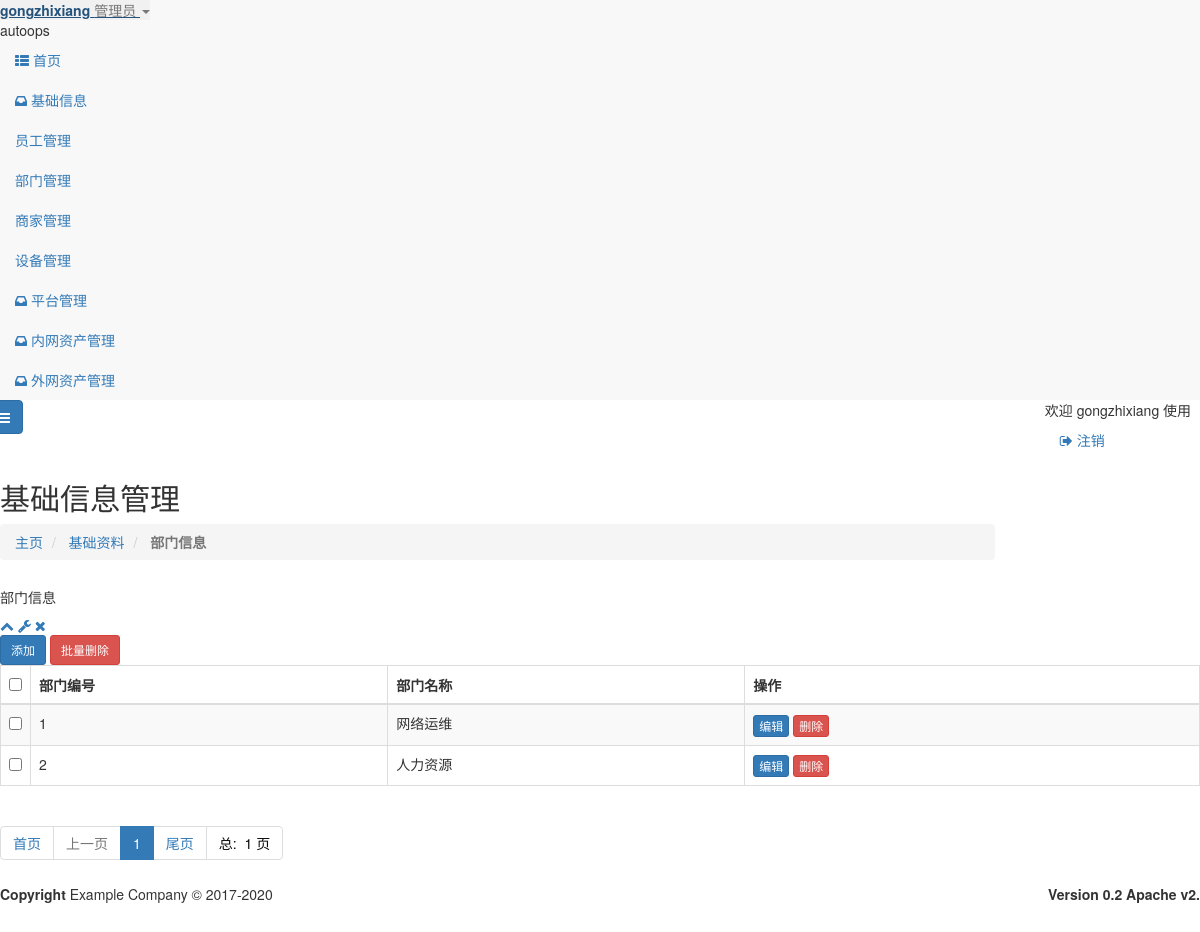
The page /base_info/department.html (signed in) on the database its author committed.
### base_info/models.py (models this page shows, shortened)
class department(models.Model):
    id = models.IntegerField(primary_key=True, blank=False, verbose_name='部门编号')
    name = models.CharField(max_length=16, blank=False, verbose_name='部门名称')
    class Meta:
        db_table = "department"
        verbose_name = "部门信息"
        verbose_name_plural = '部门信息'

### base_info/views.py (the view)
# urls.py: path('department.html', views.PartList.as_view(), name='part_list'),
class PartList(LoginRequiredMixin, ListView):
    model = department
    template_name = 'base_info/department/department.html'
    context_object_name = "part_list"
    paginate_by = settings.DISPLAY_PER_PAGE
    ordering = ("id")
    def get_context_data(self, *, object_list=None, **kwargs):
        search_data = self.request.GET.copy()
        print(search_data)
        try:
            search_data.pop("page")
        except BaseException as e:
            pass
        print(search_data.dict())
        print(search_data.urlencode())
        context = {
            "search_data": search_data.urlencode(),
            "base_info_class": 'active',
        }
        kwargs.update(context)
        return super().get_context_data(**kwargs)
    def get_queryset(self):
        if self.request.GET.get('name'):
            query = self.request.GET.get('name', None)
            queryset =super().get_queryset().filter(Q(name=query) | Q(id=query) |Q(part=query)).order_by('-id')
        else:
            queryset = super().get_queryset()
        return queryset

### templates/base_info/department/department.html (shortened to what this page needs)
{% extends "base.html" %}
{% load  static %}
{% block page-content %}
    <div class="row wrapper border-bottom white-bg page-heading ">
        <div class="col-lg-10">
            <h2>基础信息管理</h2>
            <ol class="breadcrumb">
                <li>
                    <a href="{% url "index" %}">主页</a>
                </li>
                <li>
                    <a>基础资料</a>
                </li>
                <li class="active">
                    <strong>部门信息</strong>
                </li>
            </ol>
        </div>
        <div class="col-lg-2" id="split-left">
        </div>
    </div>
    <div class="wrapper wrapper-content animated fadeInRight">
        <div class="row">
            <div class="col-lg-11" id="split-right"     style="width: 100%" >
                <div class="ibox float-e-margins">
                    <div class="ibox-title">
                        <h5>部门信息</h5>
                        <div class="ibox-tools">
                            <a class="collapse-link">
                                <i class="fa fa-chevron-up"></i>
                            </a>
                            <a class="dropdown-toggle" data-toggle="dropdown" href="#">
                                <i class="fa fa-wrench"></i>
                            </a>
                            <a class="close-link">
                                <i class="fa fa-times"></i>
                            </a>
                        </div>
                    </div>
                    <div class="ibox-content">
                        <div class="table-responsive">
                                <a href="{% url  'base_info:part_add' %}" class=" btn btn-sm btn-primary ">
                                    添加</a>
                                <a class="btn btn-sm btn-danger  cmdb_all_del"
                                >批量删除
                                </a>
                            <form id="del_form_cmdb_all" class="form-horizontal  "
                                  action="{% url "cmdb:cmdb_export" %}" method="post">
                                <table class="table table-striped table-bordered table-hover dataTables-cmdb">
                                    <thead>
                                    <tr>
                                        <th width="20"><input type="checkbox" id="CheckedAll"></th>
                                        <th>部门编号</th>
                                        <th>部门名称</th>
                                        <th>操作</th>
                                    </tr>
                                    </thead>
                                    <tbody>
                                    {% for   row   in   part_list %}
                                        <tr class="gradeA" id="{{ row.id }}">
                                            <td><input type="checkbox" value="{{ row.id }}" name="id"></td>
                                            <td class="center">{{ row.id }}</td>
                                            <td class="center">{{ row.name }}</td>
                                            <td><a class="btn btn-primary  btn-xs "
                                                   href="{% url "base_info:part_update" pk=row.id %}">编辑</a>
                                                <a class="btn btn-danger  btn-xs  person_del">删除</a>
                                            </td>
                                        </tr>
                                    {% endfor %}
                                    </tbody>
                                </table>
                                <div>
                                    <ul class="pagination">
                                        <li><a href="{% url "base_info:part_list" %}?page=1">首页 </a></li>
                                        {% if  page_obj.has_previous %}
                                            <li>
                                                <a href="{% url "base_info:part_list" %}?page={{ page_obj.previous_page_number }}&{{ search_data }}">
                                                    上一页 </a></li>
                                        {% else %}
                                            <li class="disabled"><a> 上一页 </a></li>
                                        {% endif %}
                                        {% for p in paginator.page_range %}
                                            {% if  search_data %}
                                                {% if p == page_obj.number %}
                                                    <li class="active"><a
                                                            href="{% url "base_info:part_list" %}?page={{ p }}&{{ search_data }}"> {{ p }} </a>
                                                    </li>
                                                {% else %}
                                                    <li>
                                                        <a href="{% url "base_info:part_list" %}?page={{ p }}&{{ search_data }}"> {{ p }} </a>
                                                    </li>
                                                {% endif %}
                                            {% else %}
                                                {% if p == page_obj.number %}
                                                    <li class="active"><a
                                                            href="{% url "base_info:part_list" %}?page={{ p }}"> {{ p }} </a>
                                                    </li>
                                                {% else %}
                                                    <li>
                                                        <a href="{% url "base_info:part_list" %}?page={{ p }}"> {{ p }} </a>
                                                    </li>
                                                {% endif %}
                                            {% endif %}
                                        {% endfor %}
                                        <li>
                                            <a href="{% url "base_info:part_list" %}?page={{ page_obj.paginator.num_pages }}">尾页 </a>
                                        </li>
                                        <li><span
                                                style="color: #0a0a0a">总: &nbsp;{{ page_obj.paginator.num_pages }} 页 </span>
                                        </li>
                                    </ul>
                                </div>
                            </form>
                        </div>
                    </div>
                </div>
            </div>
        </div>
    </div>
{% endblock %}

### templates/_nav.html (shortened to what this page needs)
<nav class="navbar-default navbar-static-side  " role="navigation">
    <div class="sidebar-collapse">
        <ul class="nav metismenu" id="side-menu">
            <li class="nav-header">
                <div class="dropdown profile-element">
                    <a data-toggle="dropdown" class="dropdown-toggle" href="#">
                            <span class="clear"> <span class="block m-t-xs"> <strong
                                    class="font-bold">{{ user }}</strong>
                             </span> <span class="text-muted text-xs block">
                                {% ifequal  user.is_superuser  1 %}
                                    管理员 {% else %} 普通用户 {% endifequal %}
                                <b class="caret"></b></span> </span>
                    </a>
                </div>
                <div class="logo-element">
                    autoops
                </div>
            </li>
            <li>
                <a href="{% url "index" %}"><i class="fa fa-th-list"></i> <span class="nav-label">首页</span>
                </a>
            </li>
            <li class="{{ base_info_class }}">
                <a href="#"><i class="fa fa-inbox"></i> <span class="nav-label">基础信息</span>
                    </a>
                <ul class="nav nav-second-level">
                    <li><a href="{% url "base_info:person_list" %}">员工管理</a></li>
                </ul>
                <ul class="nav nav-second-level">
                    <li><a href="{% url "base_info:part_list" %}">部门管理</a></li>
                </ul>
                <ul class="nav nav-second-level">
                    <li><a href="{% url "base_info:shop_list" %}">商家管理</a></li>
                </ul>
                <ul class="nav nav-second-level">
                    <li><a href="{% url "base_info:platform_list" %}">设备管理</a></li>
                </ul>
            </li>
            <li class="{{ platform_class }}">
                <a href="#"><i class="fa fa-inbox"></i> <span class="nav-label">平台管理</span>
                    </a>
            </li>
                    <li class="{{ assets_class }}">
                        <a href="#"><i class="fa fa-inbox"></i> <span class="nav-label">内网资产管理</span>
                    </a>
            </li>
            <li class="{{ cmdb_class }}">
                <a href="#"><i class="fa fa-inbox"></i> <span class="nav-label">外网资产管理</span>
                    </a>
            </li>
        </ul>
    </div>
</nav>

### templates/_navbar-static-top.html
<div class="row border-bottom">
            <nav class="navbar navbar-static-top" role="navigation" style="margin-bottom: 0">
                <div class="navbar-header">
                    <a class="navbar-minimalize minimalize-styl-2 btn btn-primary " href="#"><i class="fa fa-bars"></i> </a>
                </div>
                <ul class="nav navbar-top-links navbar-right">
                    欢迎 {{  user  }} 使用   &nbsp; &nbsp; &nbsp; &nbsp; &nbsp;
                    <li>
                        <a href="{% url 'logout' %}">
                            <i class="fa fa-sign-out"></i> 注销
                        </a>
                    </li>
                </ul>
            </nav>
        </div>

### rows shown on the page
department: id "1", name "网络运维"
department: id "2", name "人力资源"

### other values the page prints
{{ user }} "gongzhixiang"
{{ p }} "1"
{{ page_obj.paginator.num_pages }} "1"
